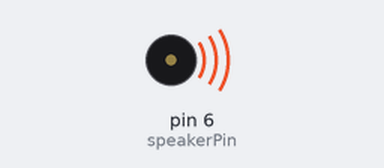
Simulated run of this sketch. Board: Arduino Uno, built with avr-gcc and run on an emulated ATmega328P. Parts: buzzer (waves = sounding).

Above: at 0.2 s.
At 36.7 s:
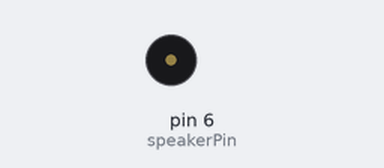
Timing chart, 0 to 40.0 s (numbered marks = the images above):
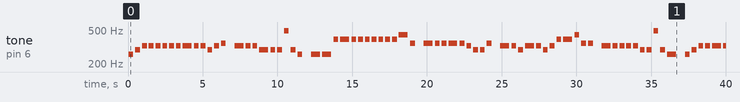

Measured:
- by itself, tone on pin 6 (speakerPin): plays 260 Hz for 0.32 s, 293 Hz for 0.32 s, 328 Hz for 0.32 s, 328 Hz for 0.32 s, 328 Hz for 0.32 s, 328 Hz for 0.32 s … (73 notes in this stretch)

The sketch:

russe.ino
```cpp
/*
National Anthem of India on Custom Breadboard Arduino with ATmega328P
By Anay Naredra Kamat (http://www.anaykamat.com)
The original notes were taken from http://saregamapiano.blogspot.in/2011/01/jana-gana-mana.html
Since I am not trained in music, the beats were determined by trial and error.
Feel free to modify the source code but kindly maintain the comments to give proper credits to all the authors and contributors.
*/

/*
Connections For this application;
Use Freeduino-RichBoard made by www.EmbeddedMarket.com
1. Connect Digital Pin 9 to Buz pin in Section 9 on Freeduino Board
2. Connect USB Cable
*/


/* Melody
 * (cleft) 2005 D. Cuartielles for K3
 *
 * This example uses a piezo speaker to play melodies.  It sends
 * a square wave of the appropriate frequency to the piezo, generating
 * the corresponding tone.
 *
 * The calculation of the tones is made following the mathematical
 * operation:
 *
 *       timeHigh = period / 2 = 1 / (2 * toneFrequency)
 *
 * where the different tones are described as in the table:
 *
 * note   frequency   period  timeHigh
 * c          261 Hz          3830  1915
 * d          294 Hz          3400  1700
 * e          329 Hz          3038  1519
 * f          349 Hz          2864  1432
 * g          392 Hz          2550  1275
 * a          440 Hz          2272  1136
 * b          493 Hz          2028  1014
 * C          523 Hz          1912  956
 *
 * http://www.arduino.cc/en/Tutorial/Melody
 */

int speakerPin = 6;

int length = 149; // the number of notes

//Jana Gana Mana
char notes[] = "cdeeeeeeeeedef eeedddbdc ccgggggggggaf fffffeddf eedeedeggaff eeeeeddbdc cdeeeedf efgggfedfe feeeddbdc ccggggeggggga fffffedfe egc bab aga ccddeedef "; // a space represents a rest
int beats[] = { 1, 1, 1, 1, 1, 1, 1, 1, 2, 1, 1, 1, 1, 1, 1,
                2, 1, 1, 2, 1, 1, 1, 1, 1, 1,
                2, 2, 1, 2, 1, 1, 1, 1, 1, 1, 1, 2, 1, 1,
                2, 1, 1, 2, 1, 1, 1, 1, 1, 1,
                2, 1, 1, 2, 1, 1, 1, 1, 2, 1, 1, 1, 1,
                2, 1, 1, 1, 1, 1, 1, 1, 1, 2, 1,
                1, 1, 1, 1, 2, 2, 2, 1, 1,
                1, 1, 1, 1, 2, 1, 1, 1, 1, 1, 1,
                2, 2, 1, 1, 1, 1, 1, 1, 1, 1,
                1, 1, 1, 1, 2, 1, 1, 2, 1, 1, 1, 1, 1, 1,
                2, 1, 1, 2, 1, 1, 1, 1, 1, 1,
                1, 1, 4, 1, 1, 1, 4, 1, 1, 1, 4, 1,
                1, 1, 1, 1, 1, 1, 1, 1, 4, 1 };
int tempo = 300;

void playTone(int tone, int duration) {
  for (long i = 0; i < duration * 1000L; i += tone * 2) {
    digitalWrite(speakerPin, HIGH);
    delayMicroseconds(tone);
    digitalWrite(speakerPin, LOW);
    delayMicroseconds(tone);
  }
}

void playNote(char note, int duration) {
  char names[] = { 'c', 'd', 'e', 'f', 'g', 'a', 'b', 'C' };
  int tones[] = { 1915, 1700, 1519, 1432, 1275, 1136, 1014, 956 };

  // play the tone corresponding to the note name
  for (int i = 0; i < 8; i++) {
    if (names[i] == note) {
      playTone(tones[i], duration);
    }
  }
}

void setup() {
  pinMode(speakerPin, OUTPUT);
}

void loop() {
  for (int i = 0; i < length; i++) {
    if (notes[i] == ' ') {
      delay(beats[i] * tempo); // rest
    } else {
      playNote(notes[i], beats[i] * tempo);
    }

    // pause between notes
    delay(tempo / 2);
  }
}
```
